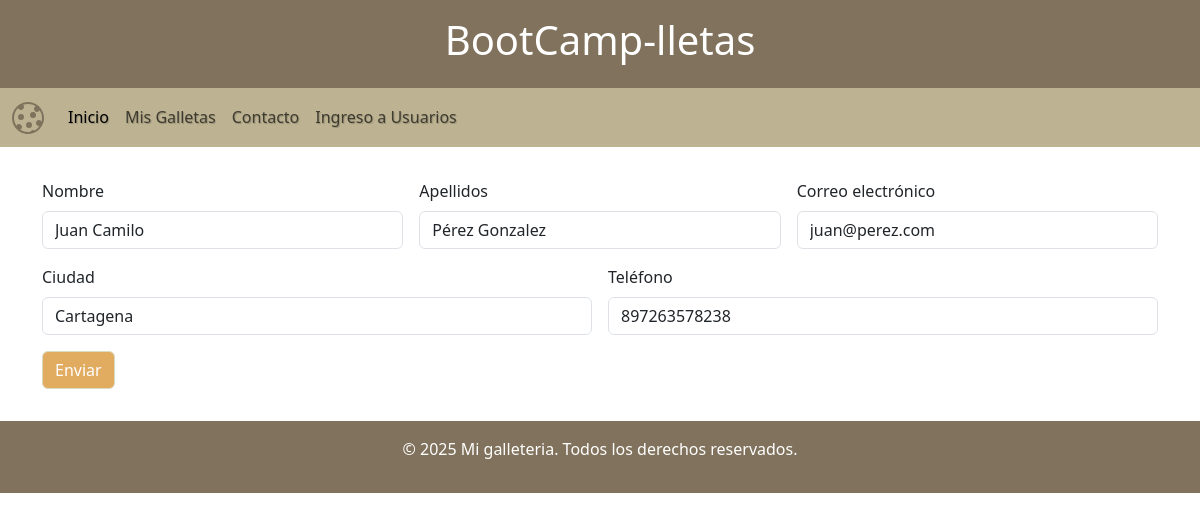
The page /database/contactos/editar/1 on the database its author committed.
### models.py (models this page shows)
class Contacto(db.Model):
    id = db.Column(db.Integer, primary_key=True)
    nombre = db.Column(db.String(100), nullable=False)
    apellidos = db.Column(db.String(100), nullable=False)
    email = db.Column(db.String(100), nullable=False)
    telefono = db.Column(db.String(15), nullable=False)
    ciudad = db.Column(db.String(100), nullable=False)
    borrado = db.Column(db.Boolean, default=False)

### app.py (the view)
@app.route("/database/contactos/editar/<int:id>", methods=["GET", "POST"])
def editar_contacto(id):
    if request.method == "POST":
        contacto = Contacto.query.get(id)
        contacto.nombre = request.form.get("nombre")
        contacto.apellidos = request.form.get("apellidos")
        contacto.email = request.form.get("email")
        contacto.telefono = request.form.get("telefono")
        contacto.ciudad = request.form.get("ciudad")
        db.session.commit()
        return redirect(url_for("database_contactos"))
    else:
        contacto = Contacto.query.get(id)
        return render_template("admin/editar_contacto.html", contacto=contacto)

### templates/admin/editar_contacto.html (shortened to what this page needs)
{% extends 'base.html' %}
{% block content %}
<form method="post" enctype="multipart/form-data"  action="{{ url_for('editar_contacto', id=contacto.id) }}" class="row g-3 needs-validation py-3" novalidate>
      <div class="col-md-4">
            <label for="validationCustom01" class="form-label">Nombre</label>
            <input name="nombre" type="text" class="form-control" id="validationCustom01" value="{{ contacto.nombre }}" required>
      </div>
      <div class="col-md-4">
            <label for="validationCustom02" class="form-label">Apellidos</label>
            <input name="apellidos" type="text" class="form-control" id="validationCustom02" value="{{ contacto.apellidos }}" required>
      </div>
      <div class="col-md-4">
            <label for="validationCustomUsername" class="form-label">Correo electrónico</label>
            <div class="input-group has-validation">
                  <input name="email" type="email" class="form-control" id="validationCustomUsername"
                        aria-describedby="inputGroupPrepend"  value="{{ contacto.email }}" required>
            </div>
      </div>
      <div class="col-md-6">
            <label for="validationCustom03" class="form-label">Ciudad</label>
            <input name="ciudad" type="text" class="form-control" id="validationCustom03" value="{{ contacto.ciudad }}" required>
      </div>
      <div class="col-md-6">
            <label for="validationCustom05" class="form-label">Teléfono</label>
            <input name="telefono" type="number" class="form-control" id="validationCustom05"  value="{{ contacto.telefono }}" required>
      </div>
      <div class="col-12">
            <button class="btn btn-primary" type="submit">Enviar</button>
      </div>
</form>
{% endblock %}

### static/css/estilo.css (style rules this page uses)
:root { --earth-yellow: #E1AB60; --pearl: #DADAC0; --coyote: #80725C; --burnt-orange: #AE5F2D; --russet: #804b32; --khaki: #BDB392; }
.btn-primary, .text-bg-primary { background-color: var(--earth-yellow) !important; border-color: var(--pearl) !important; }

### rows shown on the page
Contacto: nombre "Juan Camilo", apellidos "Pérez Gonzalez", email "juan@perez.com", ciudad "Cartagena", telefono "897263578238"
